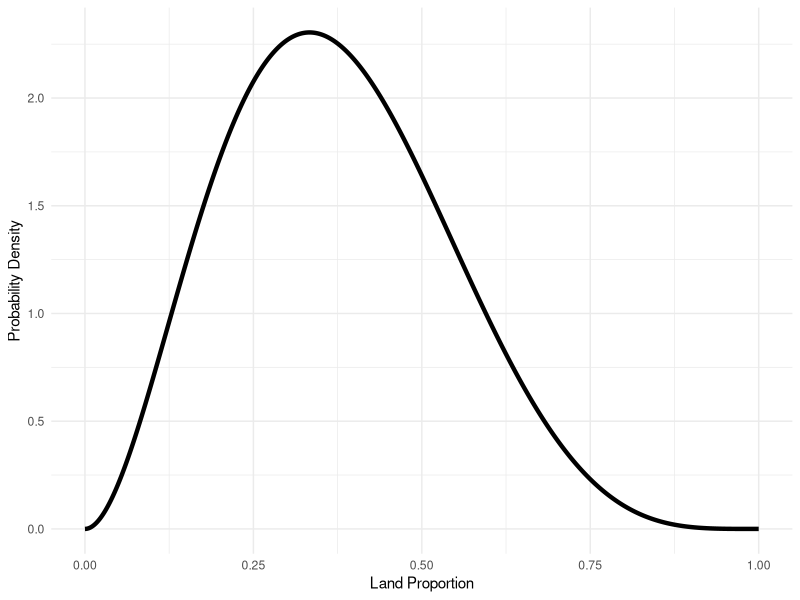
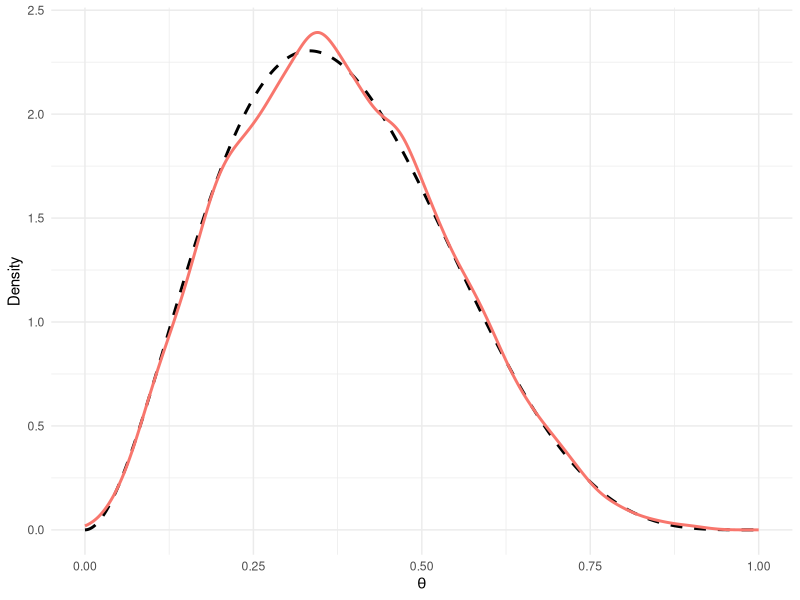
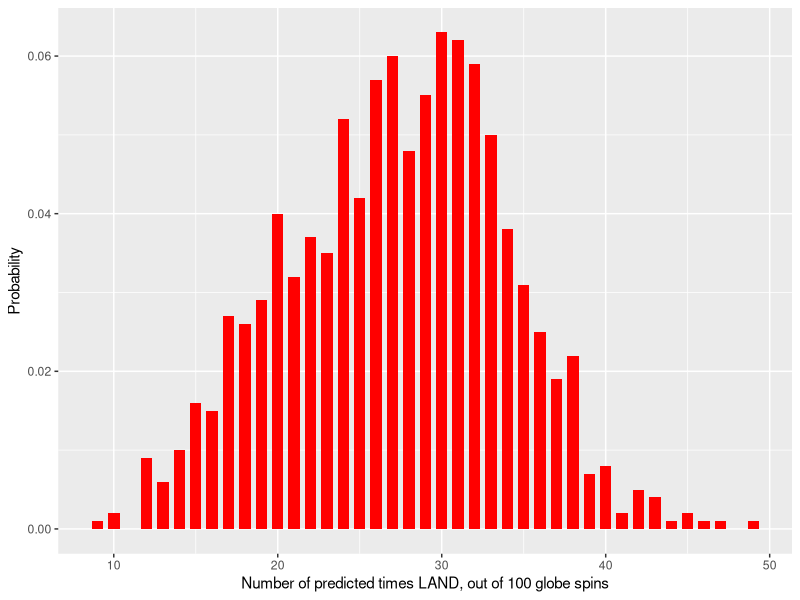

Write the R code that produced these figures, in order.
#----------------------------------Assignment 2--------------------------------------------------------

#Bayesian Updating

#1-----------------------------------------------------------------------------------------------------

#The probability of Company A's reviews being positive is 70%. 
prob_A <- 0.70

#The probability of Company B's reviews being positive is 50%.  
prob_B <- 0.50

#The probability of Company C's reviews being positive is 80%. 
prob_C <- 0.80

#These form the theta's of our bayesian updating, the input parameters as you will.
theta <- c(prob_A, prob_B, prob_C)

#Twice as probable that the reviews belong to company B than to A or C, resulting in a prior probability distribution of A = 0.25, B = 0.5, C = 0.25.
prior <- c(A = 0.25, B = 0.50, C = 0.25)

#6 are positive reviews, 4 are negative reviews. 

#A vector containing 6 positive reviews, denoted with "P".
positive_reviews <- rep("P", 6)

#A vector containing 4 negative reviews, denoted with "N".
negative_reviews <- rep("N", 4)

#All new observations (reviews) used to update the prior in one vector: 
total_reviews <- c(positive_reviews, negative_reviews)

#Computing post similarly to the R-files throughout the cours, using Bayes' Law. 

compute_post <- function(obs, poss){ 
  n <- length(total_reviews)  #the nunber of elements in total_reviews vector.
  P <- sum(obs=="P")          #the sum of positive reviews in the total_reviews vector.
  
  #Using the binomial function to see how likely the distribution of positive reviews is given the probability of positive reviews per company.
  #Using dbinom the likelihood of observing so many "P" positive reviews given the number of observations "n" and the theta probability of success.
  likelihood <- dbinom(P, n, theta)
  
  #According to Bayes' Law:
  post <- likelihood * prior
  post <- post / sum(post)
  
  return(post)
}

post <- compute_post(total_reviews, prior)
post

#The posterior distribution does indeed equal 0.29 for company A!   
round(post, 3)

#2-----------------------------------------------------------------------------------------------------------
#We now wish to update the posterior once more, with the newly available review data:
more_reviews <- c(rep("P", 9), rep("N", 1))

#Vector containing the 9 new positive reviews, and one negative review.
more_reviews

#Using the same recipe to calculate the posterior distribution, only now using the previously calculated 
#posterior distribution as the input distribution to "update". 

compute_updated_post <- function(obs, prev_post) {
  n <- length(obs)  #Length of new review vector (10 in this case).
  P <- sum(obs == "P")  #The total number of positive reviews in the new review vector (9 in this case).
  likelihood <- dbinom(P, n, theta) #Calculating the likelihood the of the data given the theta parameters.
  post <- likelihood * prev_post
  post <- post / sum(post)
  
  return(post)
}

#Based on the 10 new reviews, the previous posterior is updated to an updated posterior distribution.
updated_post <- compute_updated_post(more_reviews,  post)
updated_post

#The posterior probability that company C received the reviews has indeed risen by 33%:
updated_post - post

#3-----------------------------------------------------------------------------------------------------------

#There are two separate factories, A and B. The probability of a delivery coming from A or B is equal, namely both 50%.

P_A <- 0.50
P_B <- 0.50

#So, thinking logically and applying Bayes' Law, there are 4 scenario's in total:
#i) Delivery arrives from Factory A and is NOT defect (ND).
#ii) Delivery arrives from Factory B and is NOT defect (ND).
#iii) Delivery arrives from Factory A and is defect (D).
#iv) Delivery arrives from Factory B and is defect (D).

#So the total probability of all possible outcomes adds up to one, see below:
#P(ND|A) + P(D|A) + P(ND|B) + P(D|B) = 1

#So, we want to calculate the probability of iii) & iv), that the delivery arrives and contains defective products:
#P(D) = P(D | A) + P(D | B) 

#The factories are as good as identical, differing only in their defect rates (DR).

#Probability of the delivery being defect, given company A: 
Prob_Def_A <-  0.10

#Probability of the delivery being defect, given company B: 
Prob_Def_B <-  0.20

#So, logically, the probability of the next shipment being defect is the probability of the shipment being defect, times the probability of the shipment coming from said company.
#P(D) = P(D|A) * P(A) + P(D|B) * P(B)
#The defective rate is said to be certain based on historical data. 

Prob_Defective <- Prob_Def_A * P_A + Prob_Def_B * P_B 
Prob_Defective

#The probability of the a delivery being defective is 15%.
#This was calculated using Bayes' Law and basic probability theory. An important assumption is that the defective rates are constant,
#and that deliveries are equally likely to come from both factories. 

#However, to calculate the probability that the next shipment will contain defective products GIVEN that
#the initial delivery did contain defective products, we must calculate the probability of event using
#conditional probability where Event #1 is receiving a defective delivery (def_1), Event #2 is receiving a defective delivery AGAIN! (def_2). 
#What is the probability of Event 2 occurring, given that event 1 has occurred?

#The formula of Bayes' Conditional Probability: P(A | B) = P(B | A) * P(A) / P (B)
#P(A | B) = P(A union B) / P(B)
#P(Def_2 | Def_1) = P(Def_2 union Def_1) / P(Def_1)
#P(Def_2 union Def_1) = (P(Def_2 | Def_1, A) + P(Def_2| Def_1, B)) 
#P(Def_2 | Def_1, A) = P(Def_2 | A) *  P(Def_1 | A) * P(A)
#P(Def_2| Def_1, B) = P(Def_2 | B) *  P(Def_1 | B) * P(B)

#Filling it all in: #P(Def_2 | Def_1) = (P(Def_2 | A) *  P(Def_1 | A) * P(A) + P(Def_2 | B) *  P(Def_1 | B) * P(B)) / P(Def_1)
#Remember P(Def_2 | A) = P(Def_1 | A) = 0.1 = Prob_Def_A
#P(Def_2 | B) = P(Def_1 | B) = 0.2 = Prob_Def_B 

#As stated above, the probability of the initial delivery being defect:
P_Def_1 = Prob_Def_A * P_A + Prob_Def_B * P_B #(= 0.15, Probability of Defectiveness as calculated before, independent of any previous events)

P_Def2_Def1 = (Prob_Def_A * Prob_Def_A * P_A + Prob_Def_B * Prob_Def_B * P_B) / P_Def_1
round(P_Def2_Def1, 3) #(= 0.167)

#So given that the initial delivery is defective, using Bayes' Law we have calculated that the probability of the next delivery being defective to be 16.7%. 
#Our beliefs of the probability of receiving a defective product is updated based on the evidence of the initial defective delivery, thus providing a different end result. 

#5-----------------------------------------------------------------------------------------------------------
#The initial probability of a delivery coming from Company A or B was equal, so 50-50. 
P_A <- 0.50
P_B <- 0.50

#The probability of the algorithm correctly recognizing a delivery from Factory A = 0.80 (test is positive for A).
#The probability of the algorithm correctly recognizing a delivery from Factory B = 0.65 (test is positive for B).

#The test for Factory A is positive! 

#P(Positive | A) = 0.80
#P(Positive | B) = 0.65

P_Positive_A = 0.80
P_Positive_B = 0.65

#ASSUMPTION: IF THE ALGORITHM TESTS NEGATIVE FOR COMPANY B, IT INCORRECTLY IDENTIFIES THAT PRODUCT AS ORIGINATING FROM COMPANY A (was a little ambiguous).

#P(A | Positive) --> Probability of the delivery coming from company A, if the test is positive. 
#P(A | Positive) = P(Positive | A) * P(A) / P(Positive for A)
#P(Positive for A) = P(Positive | A) * P(A) + 1 - P(Positive | B) * P(B)

#Filling in: P(A | Positive) = P(Positive | A) * P(A) / (P(Positive | A) * P(A) + (1 - P(Positive | B) * P(B)):

P_A_Positive = (P_Positive_A * P_A) / ((P_Positive_A * P_A) + ((1 - P_Positive_B) * P_B))
P_A_Positive

#The posterior probability that the shipment is from Factory A given the output of the algorithm is 55.2%. 



#Redo your calculation, using both information, the fact that there are defected products and the fact that the algorithm is positive for Factory A.

#P(A | Positive, Defect) = P(Positive, Defect | A) * P(A) / P(Positive, Defect)

P_A <- 0.50
P_B <- 0.50

P_Positive_A <- 0.80
P_Positive_B <- 0.65

P_Defect_A <- 0.10
P_Defect_B <- 0.20

Prob_Defective #Probability of receiving a defective product = 0.15.
P_Def2_Def1 #probability of receiving a defective product again, after initial delivery was defective = 0.167.

# P(Positive, Defect | A) = P(Positive | A) * P(Defect | A) (assuming the machine learning algorithm and defect rate are completely independent).
# P(Positive, Defect | B) = P(Positive | B) * P(Defect | B)

#The probability of the product being both positive and defect (coming from a certain company):

P_Pos_Def_A <- P_Positive_A * P_Defect_A
P_Pos_Def_A

P_Pos_Def_B <- P_Positive_B * P_Defect_B
P_Pos_Def_B 

#The probability of the product being both positive and defect P(Positive, Defect) = P(Positive, Defect | A) * P(A) + P(Positive, Defect | B) * P(B):
P_Pos_Def <- P_Pos_Def_A * P_A + P_Pos_Def_B * P_B
P_Pos_Def

#Substitute all calculated values into: P(A | Positive, Defect) = P(Positive, Defect | A) * P(A) / P(Positive, Defect) to find the posterior probability
#that the shipment is from company A:

P_A_Pos_Def <- P_Pos_Def_A* P_A / P_Pos_Def
round(P_A_Pos_Def, 3)

#The posterior probability of the product coming from company A given that it is both defective and has tested positive of the machine learning algorithm,
#is 38.1%. 


#-----------------------------------------------------------------------------------------------------------------------------------------------------

#Bayesian Workflow

#6---------------------------------------------------------------------------------------------------------------------------------------------------
#If I am not mistaken, there is more land surface covered by water than by land. If I were to give an educated guess,
#I would say that a proportion of 30 - 40% of the world's surface is covered with land. 
#The Beta distribution is commonly used a prior, and in this case it would make sense as the beta distribution ranges from [0, 1] and
#this suits the question of gauging the land proportion (also measured in a range of 0 to 1).

#Based on RStudio file session_4_workflow and modified accordingly:

library(ggplot2) #Load in ggplot2 library for plotting.

theta <- seq(0, 1, length.out = 1000) #Creating a vector of values on which the beta distribution can be evaluated.
theta

?dbeta

#Beta distribution in which alpha = 3, beta = 5. 
distribution <- dbeta(theta, shape1 = 3, shape2 = 5) 
#Using these parameters, the median of the distribution is ~35% land proportion, which suits our previous hypothesis quite well. This is a decent prior distribution.

#Need dataframe to plot:                                                     
beta <- data.frame(theta, distribution)

#Plotting, changing labels and line thickness. 
ggplot(beta, aes(x = theta, y = distribution)) + geom_line(size = 1.5) + labs(x = "Land Proportion",  y = "Probability Density") + theme_minimal()

#7---------------------------------------------------------------------------------------------------------------------------------------------------

#As determined in #6, we have the (probability density functon) beta distribution with alpha = 3 and beta = 5:
beta_summary <- data.frame(theta, distribution)
beta_summary

#Making sure the prior adds up to 1 (as always in a pdf):
beta_summary$prior <- (beta_summary$distribution)/sum(beta_summary$distribution)
sum(beta_summary$prior)


#Based on session_4_Workflow.R:

#Setting number of samples to "draw": 
n <- 1e4
n

#Setting a random seed for reproducibility purposes:
set.seed(1234)

#Proper alpha en beta coefficients: 
a <- 3
b <- 5

#Produce a sample of 10000 draws (from the CDF, leading to real values!):
prior_sample <- data.frame(smp = rbeta(n, a, b))
prior_sample

#comparing samples to prior distribution (code based on session_4_Workflow.R): 
ggplot(beta_summary) +
  geom_line(size = 1, linetype = "dashed", 
            aes(x = theta, y = distribution)) +
  geom_density(data = prior_sample, aes(x = smp), 
               color = "#F8766D", size = 1) + 
  labs(x = expression(theta), 
       y = "Density") +
  theme_minimal()

#8---------------------------------------------------------------------------------------------------------------------------------------------------

#Now the fun begins: Bayesian Updating! 
#So 100 globe tosses, 26 times land, does this indicate that 26% of the world's surface area is land?
#Time to update our previous beliefs about the distribution.

library(tidyverse)

#Run the following code chunk that uses your object sample to obtain prior probabilities
#for the possible proportions of land 0, 0.1, 0.2, 0.3, 0.4, 0.5, 0.6, 0.7, 0.8, 0.9, 1that
#approximate your prior distribution. Use these priors to compute the posterior proba-
#bilities, given the 100 globe tosses.

#Copied code from assignment: 
prop <- seq(0, 1, length.out = 12)
priors <- vector("numeric", length(prop))
for (i in seq_along(prop)){
  priors[i] <- round( sum(prior_sample >= prop[i] & prior_sample < prop[i+1]) / 1e4 , 2)
}
poss <- tibble(prop_L = seq(0, 1, .1),
               prior = priors[1:11])
poss

#Creating a vector containing land "L" 26 times, to simulate the globe tossing: 
no_land <- rep("L", 26)
no_land

#The opposite for water:
no_water <- rep("W", 100 - 26)
no_water

#So our total observations of 100 globe tosses:
tosses <- c(no_land, no_water)
tosses

#Our good old compute_post function for the calculation on the posterior distribution, given evidence
#of 26 times land in 100 tosses:

compute_post <- function(obs, summary){ 
  L <- sum(obs=="L")  #Total number of times finger landed on land "L" (26).
  n <- length(tosses) #Number of total tosses (100).
  likelihood <- dbinom(L, n, prob = poss$prop_L)  #Computing the likelihoods based on the number of positives "L" of the tosses (binomial distribution).
  posterior <- likelihood*poss$prior #Bayes' Law
  posterior_norm <- posterior/sum(posterior) #Normalising posterior to add up to 1. 
  return(posterior_norm)
}

#Save the posterior norm as a variable:
post <- compute_post(tosses, poss$prior)
post
round(post, 3)

#Add posterior to the previously defined poss table: 
poss <- poss %>% mutate(posterior = round(post, 6))
poss

#9---------------------------------------------------------------------------------------------------------------------------------------------------

#Setting a random seed for reproducibility purposes:
set.seed(1234)

#Drawing 1000 samples, given the predefined possible land proportions prop_L, drawing 1000 samples,
#sampling with replacement (sample can be selected more than once) and sampling from our posterior distribution! 

samples <- sample(poss$prop_L, size = 1000, replace = TRUE, prob = post)

#10---------------------------------------------------------------------------------------------------------------------------------------------------
?sapply()
number_of_tosses <- 100

#Estimates the outcomes of 100 coin tosses for each sample value (1000 total), 
#where number_of_lands is the number of land "L" outcomes based on a binomial distribution
#and the probability given by the sample. 

number_of_lands <- sapply(samples, function(p) rbinom(1, number_of_tosses, p))
number_of_lands

#Now we the number of randomised times "land" appeared when spinning the globe, for each of the 1000 probability samples.

#Get the frequency of each individual value returned in number_of_lands.
frequency <- table(number_of_lands)
frequency

#Divide frequency by 1000 to get the probability of each outcome.
prob <- frequency / 1000
sum(prob) #sum of probability adds up to 1. That's nice! 
names(prob)

#Making tibble containing land values and respective probabilities for ggplot plotting:
?tibble()
names(prob) #adding values corresponding to the probabilities using names()
distribution <- tibble(no_of_lands = as.numeric(names(prob)), probability = as.vector(prob)) #creating tibble

distribution
tail(distribution) #it seems to work! 

?geom_histogram()
?geom_bar()

#Decided to go for a barchart as histogram only allows one aesthetic and I want to get the probability on the y-axis. 
#Apparently you must use geom_col(), as geom_bar() counts the number of cases in each x position like a histogram,
#we want to "leave the data as it is". 
ggplot(distribution, aes(x = distribution$no_of_lands, y = distribution$probability)) + geom_col(fill = "red", width = 0.7) + labs(x = "Number of predicted times LAND, out of 100 globe spins", y = "Probability")

#Tada! Seems to work reasonably well, reflecting the posterior predictive distribution which could well match reality! 
  









